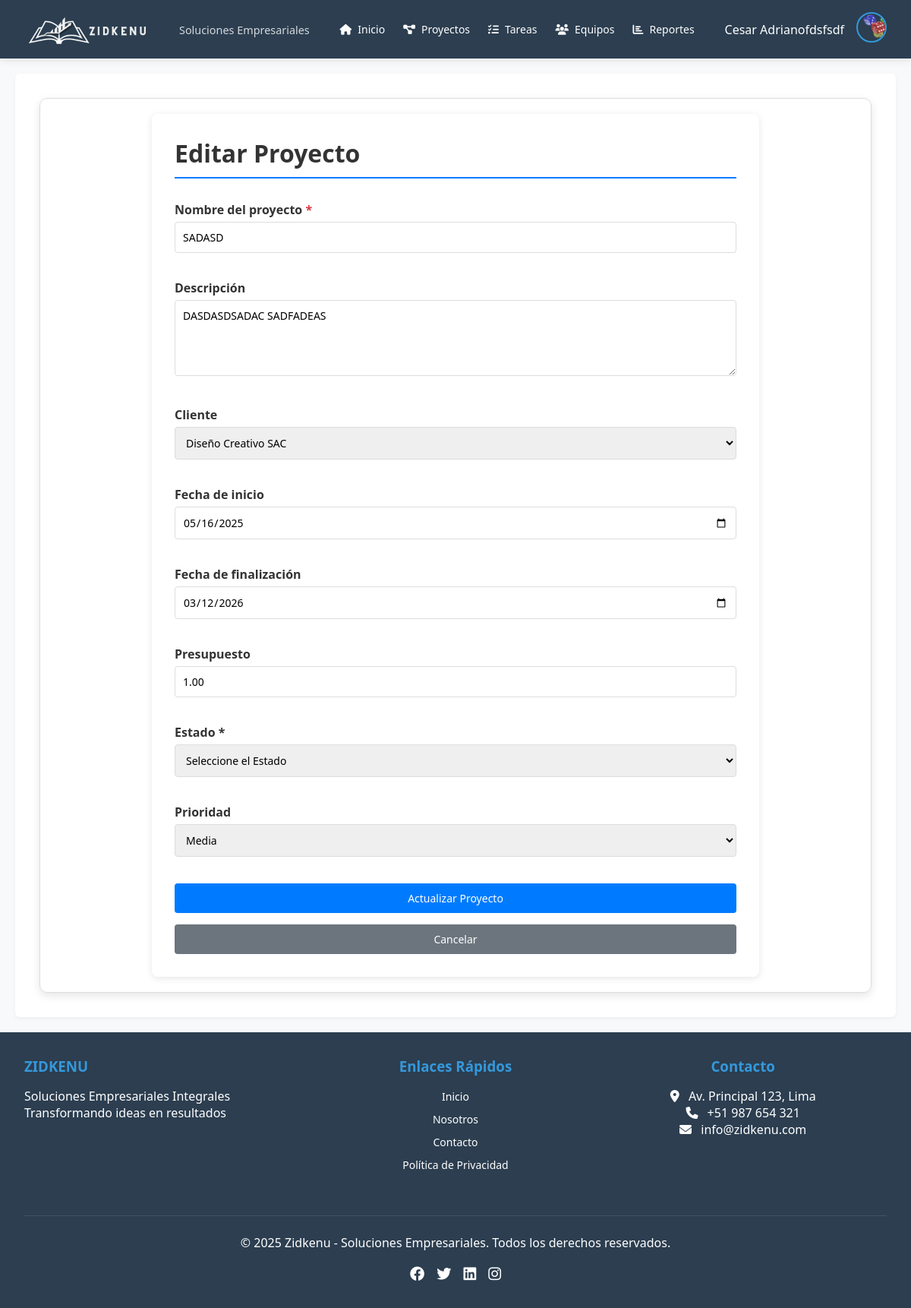
The app's page /pantallas/proyectos/edit_project.php?id=3 (signed in) with its own data.
### tables this page shows
CREATE TABLE `users` (
  `id` int(11) NOT NULL,
  `username` varchar(50) NOT NULL,
  `password` varchar(255) NOT NULL,
  `email` varchar(100) DEFAULT NULL,
  `nombres` varchar(50) NOT NULL,
  `apellidos` varchar(50) NOT NULL,
  `fecha_nacimiento` date NOT NULL,
  `dni` int(8) NOT NULL,
  `celular` int(9) NOT NULL,
  `foto_perfil` varchar(255) DEFAULT '../assets/foto_perfil/default.png',
  `role` enum('admin','manager','member') NOT NULL DEFAULT 'member',
  `created_at` timestamp NOT NULL DEFAULT current_timestamp(),
  `updated_at` timestamp NOT NULL DEFAULT current_timestamp() ON UPDATE current_timestamp()
);

CREATE TABLE `projects` (
  `id` int(11) NOT NULL,
  `name` varchar(100) NOT NULL,
  `description` text DEFAULT NULL,
  `client_id` int(11) DEFAULT NULL,
  `manager_id` int(11) NOT NULL,
  `start_date` date NOT NULL,
  `end_date` date DEFAULT NULL,
  `budget` decimal(15,2) DEFAULT NULL,
  `status` enum('planning','in_progress','on_hold','completed','cancelled') NOT NULL DEFAULT 'planning',
  `priority` enum('low','medium','high','critical') NOT NULL DEFAULT 'medium',
  `created_at` timestamp NOT NULL DEFAULT current_timestamp(),
  `updated_at` timestamp NOT NULL DEFAULT current_timestamp() ON UPDATE current_timestamp()
);

CREATE TABLE `clients` (
  `id` int(11) NOT NULL,
  `name` varchar(100) NOT NULL,
  `contact_person` varchar(100) DEFAULT NULL,
  `email` varchar(100) NOT NULL,
  `phone` varchar(20) DEFAULT NULL,
  `address` text DEFAULT NULL,
  `tax_id` varchar(50) DEFAULT NULL,
  `notes` text DEFAULT NULL,
  `created_by` int(11) NOT NULL,
  `created_at` timestamp NOT NULL DEFAULT current_timestamp(),
  `updated_at` timestamp NOT NULL DEFAULT current_timestamp() ON UPDATE current_timestamp()
);

### pantallas/proyectos/edit_project.php (the view, shortened to what this page needs)
<?php
require '../../conexion/config.php';
$stmt = $pdo->prepare("SELECT * FROM users WHERE id = ?");
$stmt->execute([$_SESSION['user_id']]);
$user = $stmt->fetch();
$projectId = $_GET['id'];
$stmt = $pdo->prepare("SELECT * FROM projects WHERE id = ?");
$stmt->execute([$projectId]);
$project = $stmt->fetch();
?>
<!DOCTYPE html>
<html lang="es">
<head>
    <link rel="stylesheet" href="../../css/style.css">
</head>
<body>
    <?php include '../../estructura/header.php'; ?>
    <div class="container">
        <div class="form-container">
            <div class="page-header">
                <h1>Editar Proyecto</h1>
            </div>
            <form action="" method="POST">
                <div class="form-group">
                    <label for="name">Nombre del proyecto <span class="required">*</span></label>
                    <input type="text" id="name" name="name" value="<?= htmlspecialchars($project['name']) ?>" required>
                </div>
                <div class="form-group">
                    <label for="description">Descripción</label>
                    <textarea id="description" name="description"><?= htmlspecialchars($project['description']) ?></textarea>
                </div>
                <div class="form-group">
                    <label for="client_id">Cliente</label>
                    <select id="client_id" name="client_id">
                        <?php
                        $stmtClients = $pdo->query("SELECT id, name FROM clients");
                        $clients = $stmtClients->fetchAll();
                        foreach ($clients as $client):
                        ?>
                            <option value="<?= $client['id'] ?>" <?= $client['id'] == $project['client_id'] ? 'selected' : '' ?>>
                                <?= htmlspecialchars($client['name']) ?>
                            </option>
                        <?php endforeach; ?>
                    </select>
                </div>
                <div class="form-group">
                    <label for="start_date">Fecha de inicio</label>
                    <input type="date" id="start_date" name="start_date" value="<?= $project['start_date'] ?>" required>
                </div>
                <div class="form-group">
                    <label for="end_date">Fecha de finalización</label>
                    <input type="date" id="end_date" name="end_date" value="<?= $project['end_date'] ?>" required>
                </div>
                <div class="form-group">
                    <label for="budget">Presupuesto</label>
                    <input type="number" id="budget" name="budget" value="<?= $project['budget'] ?>" step="0.01">
                </div>
                <div class="form-group">
                    <label for="status">Estado *</label>
                    <select name="status" required>
                        <option value="">Seleccione el Estado</option>
                    </select>
                </div>
                <div class="form-group">
                    <label for="priority">Prioridad</label>
                    <select id="priority" name="priority" required>
                        <option value="medium" <?= $project['priority'] == 'medium' ? 'selected' : '' ?>>Media</option>
                    </select>
                </div>
                <button type="submit" class="btn btn-primary">Actualizar Proyecto</button>
                <a href="projects.php" class="btn" style="background: #6c757d;">Cancelar</a>
            </form>
        </div>
    </div>
    <?php include '../../estructura/footer.php'; ?>
</body>
</html>

### estructura/header.php (shortened to what this page needs)
<?php
if (session_status() === PHP_SESSION_NONE) {
    session_start();
}require_once __DIR__ . '/../conexion/config.php';
?>
<!DOCTYPE html>
<html lang="es">
<head>
    <link rel="stylesheet" href="https://cdnjs.cloudflare.com/ajax/libs/font-awesome/6.4.0/css/all.min.css">
    <link rel="stylesheet" href="../css/style.css">
</head>
<body>
    <header class="navbar">
        <div class="logo-container">
            <img src="<?= BASE_URL ?>assets/img/zidkenu_logo.png" alt="Zidkenu Logo" class="logo-img">
            <div>
                <span class="logo-slogan">Soluciones Empresariales</span>
            </div>
        </div>
        <nav class="nav-links">
            <a href="<?= BASE_URL ?>./pantallas/home_screen.php"><i class="fas fa-home"></i> Inicio</a>
            <a href="<?= BASE_URL ?>./pantallas/proyectos/projects.php"><i class="fas fa-project-diagram"></i> Proyectos</a>
            <a href="<?= BASE_URL ?>./pantallas/tareas/tasks.php"><i class="fas fa-tasks"></i> Tareas</a>
            <a href="<?= BASE_URL ?>./pantallas/equipos/team.php"><i class="fas fa-users"></i> Equipos</a>
            <a href="<?= BASE_URL ?>./pantallas/reportes/reports.php"><i class="fas fa-chart-bar"></i> Reportes</a>
        </nav>
        <?php if (isset($_SESSION['user_id'])): ?>
        <div class="user-menu">
            <span class="username"><?= htmlspecialchars($user['nombres'] ?? 'Usuario') ?></span>
            <div class="dropdown">
                <img src="<?= BASE_URL . '/' . htmlspecialchars($_SESSION['user_avatar'] ?? $user['foto_perfil'] ?? 'default.jpg') ?>" alt="Avatar" class="avatar" id="avatarBtn">
            </div>
        </div>
        <?php endif; ?>
    </header>
    <main class="main-content">

### css/style.css (style rules this page uses)
:root { --primary-color: #2c3e50; --secondary-color: #3498db; --accent-color: #e74c3c; --light-color: #ecf0f1; --dark-color: #2c3e50; --text-color: #333; --border-radius: 6px;; }
body { font-family: Arial, sans-serif; background-color: #fff; margin: 0; padding: 0; }
.container { max-width: 2000px; margin: auto; padding: 20px; border: 1px solid #ddd; border-radius: 10px; text-align: center; box-shadow: 0 4px 12px rgba(0, 0, 0, 0.1); }
h1 { margin-bottom: 20px; }
form { display: flex; flex-direction: column; gap: 15px; text-align: left; }
label { font-weight: bold; margin-bottom: 5px; }
input[type="email"], input[type="password"], input[type="text"], input[type="date"], input[type="number"] { padding: 10px; border: 1px solid #ccc; border-radius: 6px; width: 100%; }
button { padding: 12px; background-color: #0074d9; color: white; border: none; border-radius: 6px; font-size: 16px; cursor: pointer; }
a { color: #0074d9; text-decoration: none; font-size: 14px; }
* { margin: 0; padding: 0; box-sizing: border-box; font-family: 'Segoe UI', Tahoma, Geneva, Verdana, sans-serif; }
body { background-color: #f5f5f5; min-height: 100vh; display: flex; flex-direction: column; color: var(--text-color); }
.navbar { background-color: var(--primary-color); color: white; padding: 1rem 2rem; display: flex; justify-content: space-between; align-items: center; box-shadow: 0 2px 10px rgba(0, 0, 0, 0.1); position: relative; z-index: 1000; }
.logo-container { display: flex; align-items: center; gap: 1rem; }
.logo-img { height: 40px; }
.logo-slogan { font-size: 0.9rem; opacity: 0.8; margin-left: 1rem; }
.nav-links { display: flex; gap: 1.5rem; }
.nav-links a { color: white; text-decoration: none; font-weight: 500; transition: color 0.3s; display: flex; align-items: center; gap: 0.5rem; padding: 0.5rem 0; }
.user-menu { display: flex; align-items: center; gap: 1rem; position: relative; }
.username { font-weight: 500; cursor: pointer; }
.avatar { width: 40px; height: 40px; border-radius: 50%; object-fit: cover; cursor: pointer; border: 2px solid var(--secondary-color); transition: transform 0.2s; }
.main-content { flex: 1; padding: 2rem; background-color: #fff; margin: 20px; border-radius: var(--border-radius); box-shadow: 0 2px 5px rgba(0,0,0,0.05); }
.btn { padding: 12px 20px; background-color: var(--secondary-color); color: white; border: none; border-radius: var(--border-radius); font-size: 16px; cursor: pointer; transition: all 0.3s; display: inline-block; text-align: center; text-decoration: none; }
h1 { text-align: center; }
body { background-color: #f8f9fa; }
:root { --primary: #4361ee; --secondary: #3f37c9; --success: #4cc9f0; --info: #4895ef; --warning: #f8961e; --danger: #f72585; --light: #f8f9fa; --dark: #212529; --white: #ffffff; --gray: #6c757d; }
.page-header { display: flex; justify-content: space-between; align-items: center; margin-bottom: 2rem; padding-bottom: 1rem; border-bottom: 1px solid #e2e8f0; }
.form-container { max-width: 800px; margin: 0 auto; background-color: #fff; padding: 30px; border-radius: 8px; box-shadow: 0 2px 10px rgba(0,0,0,0.1); }
.form-group { margin-bottom: 20px; }
.form-group label { display: block; margin-bottom: 5px; font-weight: bold; color: #333; }
.form-group input, .form-group select, .form-group textarea { width: 100%; padding: 10px; border: 1px solid #ddd; border-radius: 4px; font-size: 14px; box-sizing: border-box; }
.form-group textarea { height: 100px; resize: vertical; }
.btn { padding: 10px 20px; border: none; border-radius: 4px; cursor: pointer; text-decoration: none; display: inline-block; font-size: 14px; transition: background-color 0.3s; }
.btn-primary { background-color: #007bff; color: white; }
.page-header { margin-bottom: 30px; padding-bottom: 10px; border-bottom: 2px solid #007bff; }
.page-header h1 { color: #333; margin: 0; }
.required { color: #dc3545; }

### records on screen
users: nombres "Cesar Adrianofdsfsdf", foto_perfil (picture)
projects: name "SADASD", description "DASDASDSADAC SADFADEAS", client_id "Diseño Creativo SAC", start_date "05/16/2025", end_date "03/12/2026", budget "1.00", priority "Media"
